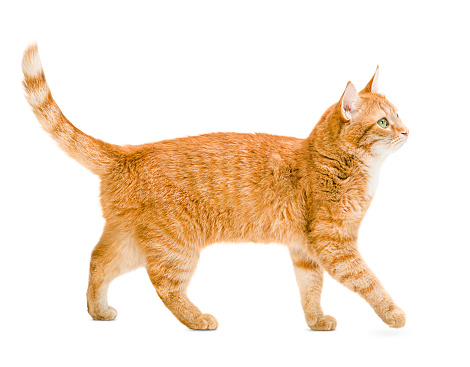
#> input picture Python/Misc Scripts/cat.jpg, 470 x 367 px, found by its file name
$ python CVbasicFunctions.py
#> lines starting #> are read from the running program, lines starting #| are printed output that depends on the picture; after the words box and inside, x2 and y2 are one past the last pixel; in counts of white or black regions, pixels touching at a corner belong together
import cv2 as cv

img = cv.imread('Photos/cat.jpg')
#> img is the input picture: shape (367, 470, 3); mean B, G, R 210.9, 228.6, 245.8
cv.imshow('Cat', img)

# convert to grayscale
gray = cv.cvtColor(img, cv.COLOR_BGR2GRAY)
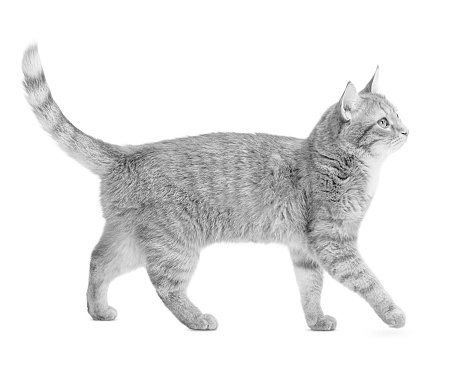
#> gray: shape (367, 470); min 3, max 255, mean 231.8
cv.imshow('Gray', gray)

# blur
blur = cv.GaussianBlur(img, (3,3), cv.BORDER_DEFAULT)
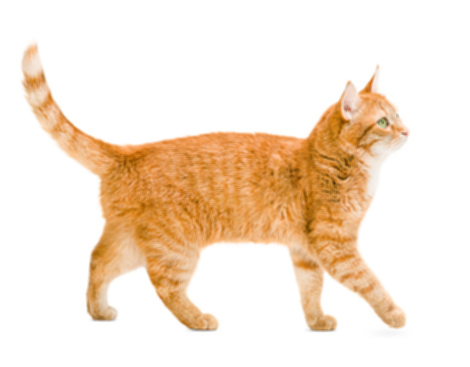
#> blur: shape (367, 470, 3); mean B, G, R 210.9, 228.6, 245.9
cv.imshow('Blur', blur)

# edge cascade, good to combine with blur
canny = cv.Canny(blur, 125, 175)
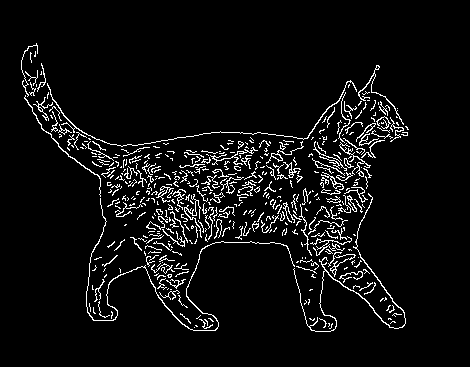
#> canny: shape (367, 470); 5.7% white in thin lines or dots, all inside (x1, y1, x2, y2) = (21, 43, 409, 332)
cv.imshow('Canny Edges', canny)

# dilate image, thicker lines
dilated = cv.dilate(canny, (3,3), iterations=3)
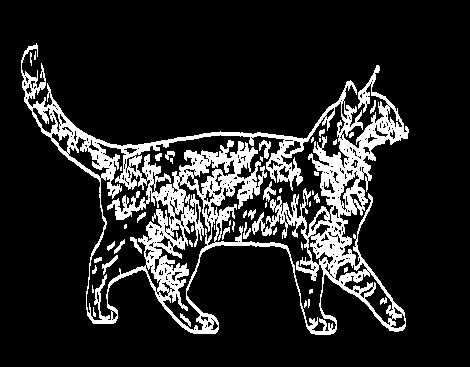
#> dilated: shape (367, 470); 14.6% white; 50 white regions (26 under 20 px), largest, box (x1, y1, x2, y2) and area: (21, 43, 409, 335) 23831, (259, 140, 271, 159) 109, (263, 181, 276, 202) 107
cv.imshow('Dilated', dilated)

# eroding, thinner lines
eroded = cv.erode(dilated, (3,3), iterations=1)
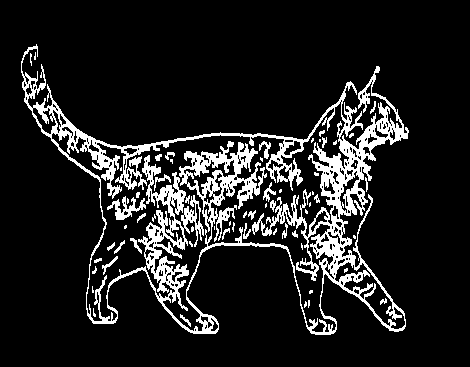
#> eroded: shape (367, 470); 12.5% white; 63 white regions (34 under 20 px), largest, box (x1, y1, x2, y2) and area: (21, 44, 409, 335) 19733, (107, 196, 146, 220) 352, (259, 141, 271, 159) 93
cv.imshow('Eroded', eroded)

# resize
resized = cv.resize(img, (500,500), interpolation=cv.INTER_AREA)
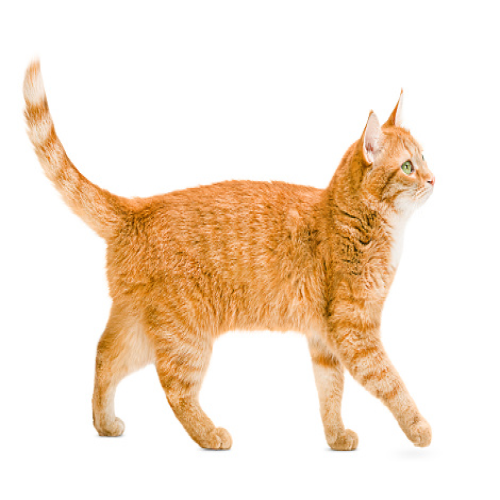
#> resized: shape (500, 500, 3); mean B, G, R 210.9, 228.6, 245.8
# use INTER_AREA when downscaling, INTER_CUBIC when upscaling
cv.imshow('Resized', resized)

# cropping
cropped = img[50:200, 200:400]
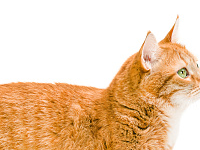
#> cropped: shape (150, 200, 3); mean B, G, R 169.3, 203.1, 236.5
cv.imshow('Cropped', cropped)

cv.waitKey(0)
